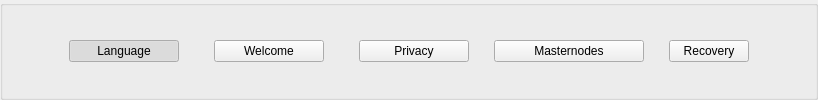
             <widget class="QWidget" name="groupContainer" native="true">
              <property name="autoFillBackground">
               <bool>true</bool>
              </property>
              <layout class="QHBoxLayout" name="horizontalLayout_3">
               <property name="spacing">
                <number>0</number>
               </property>
               <property name="leftMargin">
                <number>0</number>
               </property>
               <property name="topMargin">
                <number>0</number>
               </property>
               <property name="rightMargin">
                <number>0</number>
               </property>
               <property name="bottomMargin">
                <number>0</number>
               </property>
               <item>
                <widget class="QGroupBox" name="groupBoxName">
                 <property name="autoFillBackground">
                  <bool>true</bool>
                 </property>
                 <property name="title">
                  <string/>
                 </property>
                 <layout class="QHBoxLayout" name="horizontalgroup">
                  <property name="spacing">
                   <number>0</number>
                  </property>
                  <property name="leftMargin">
                   <number>0</number>
                  </property>
                  <property name="topMargin">
                   <number>0</number>
                  </property>
                  <property name="rightMargin">
                   <number>0</number>
                  </property>
                  <property name="bottomMargin">
                   <number>0</number>
                  </property>
                  <item>
                   <spacer name="horizontalSpacer_9">
                    <property name="orientation">
                     <enum>Qt::Horizontal</enum>
                    </property>
                    <property name="sizeType">
                     <enum>QSizePolicy::Fixed</enum>
                    </property>
                    <property name="sizeHint" stdset="0">
                     <size>
                      <width>66</width>
                      <height>20</height>
                     </size>
                    </property>
                   </spacer>
                  </item>
                  <item>
                   <widget class="QPushButton" name="pushName1">
                    <property name="minimumSize">
                     <size>
                      <width>110</width>
                      <height>0</height>
                     </size>
                    </property>
                    <property name="maximumSize">
                     <size>
                      <width>100</width>
                      <height>16777215</height>
                     </size>
                    </property>
                    <property name="focusPolicy">
                     <enum>Qt::NoFocus</enum>
                    </property>
                    <property name="text">
                     <string>Language</string>
                    </property>
                    <property name="checkable">
                     <bool>true</bool>
                    </property>
                    <property name="checked">
                     <bool>true</bool>
                    </property>
                    <property name="autoExclusive">
                     <bool>false</bool>
                    </property>
                   </widget>
                  </item>
                  <item>
                   <spacer name="horizontalSpacer_4">
                    <property name="orientation">
                     <enum>Qt::Horizontal</enum>
                    </property>
                    <property name="sizeType">
                     <enum>QSizePolicy::Fixed</enum>
                    </property>
                    <property name="sizeHint" stdset="0">
                     <size>
                      <width>35</width>
                      <height>20</height>
                     </size>
                    </property>
                   </spacer>
                  </item>
                  <item>
                   <widget class="QPushButton" name="pushName2">
                    <property name="minimumSize">
                     <size>
                      <width>110</width>
                      <height>0</height>
                     </size>
                    </property>
                    <property name="maximumSize">
                     <size>
                      <width>100</width>
                      <height>16777215</height>
                     </size>
                    </property>
                    <property name="focusPolicy">
                     <enum>Qt::NoFocus</enum>
                    </property>
                    <property name="text">
                     <string>Welcome</string>
                    </property>
                    <property name="checkable">
                     <bool>true</bool>
                    </property>
                    <property name="autoExclusive">
                     <bool>false</bool>
                    </property>
                   </widget>
                  </item>
                  <item>
                   <spacer name="horizontalSpacer_3">
                    <property name="orientation">
                     <enum>Qt::Horizontal</enum>
                    </property>
                    <property name="sizeType">
                     <enum>QSizePolicy::Fixed</enum>
                    </property>
                    <property name="sizeHint" stdset="0">
                     <size>
                      <width>35</width>
                      <height>20</height>
                     </size>
                    </property>
                   </spacer>
                  </item>
                  <item>
                   <widget class="QPushButton" name="pushName3">
                    <property name="minimumSize">
                     <size>
                      <width>110</width>
                      <height>0</height>
                     </size>
                    </property>
                    <property name="maximumSize">
                     <size>
                      <width>100</width>
                      <height>16777215</height>
                     </size>
                    </property>
                    <property name="focusPolicy">
                     <enum>Qt::NoFocus</enum>
                    </property>
                    <property name="text">
                     <string>Privacy</string>
                    </property>
                    <property name="checkable">
                     <bool>true</bool>
                    </property>
                    <property name="autoExclusive">
                     <bool>false</bool>
                    </property>
                   </widget>
                  </item>
                  <item>
                   <spacer name="horizontalSpacer_2">
                    <property name="orientation">
                     <enum>Qt::Horizontal</enum>
                    </property>
                    <property name="sizeType">
                     <enum>QSizePolicy::Fixed</enum>
                    </property>
                    <property name="sizeHint" stdset="0">
                     <size>
                      <width>25</width>
                      <height>20</height>
                     </size>
                    </property>
                   </spacer>
                  </item>
                  <item>
                   <widget class="QPushButton" name="pushName4">
                    <property name="minimumSize">
                     <size>
                      <width>150</width>
                      <height>0</height>
                     </size>
                    </property>
                    <property name="maximumSize">
                     <size>
                      <width>100</width>
                      <height>16777215</height>
                     </size>
                    </property>
                    <property name="focusPolicy">
                     <enum>Qt::NoFocus</enum>
                    </property>
                    <property name="text">
                     <string>Masternodes</string>
                    </property>
                    <property name="checkable">
                     <bool>true</bool>
                    </property>
                    <property name="autoExclusive">
                     <bool>false</bool>
                    </property>
                   </widget>
                  </item>
                  <item>
                   <spacer name="horizontalSpacer_12">
                    <property name="orientation">
                     <enum>Qt::Horizontal</enum>
                    </property>
                    <property name="sizeType">
                     <enum>QSizePolicy::Fixed</enum>
                    </property>
                    <property name="sizeHint" stdset="0">
                     <size>
                      <width>25</width>
                      <height>20</height>
                     </size>
                    </property>
                   </spacer>
                  </item>
                  <item>
                   <widget class="QPushButton" name="pushName5">
                    <property name="text">
                     <string>Recovery</string>
                    </property>
                    <property name="checkable">
                     <bool>true</bool>
                    </property>
                   </widget>
                  </item>
                  <item>
                   <spacer name="horizontalSpacer_6">
                    <property name="orientation">
                     <enum>Qt::Horizontal</enum>
                    </property>
                    <property name="sizeType">
                     <enum>QSizePolicy::Expanding</enum>
                    </property>
                    <property name="sizeHint" stdset="0">
                     <size>
                      <width>66</width>
                      <height>20</height>
                     </size>
                    </property>
                   </spacer>
                  </item>
                 </layout>
                </widget>
               </item>
              </layout>
             </widget>
